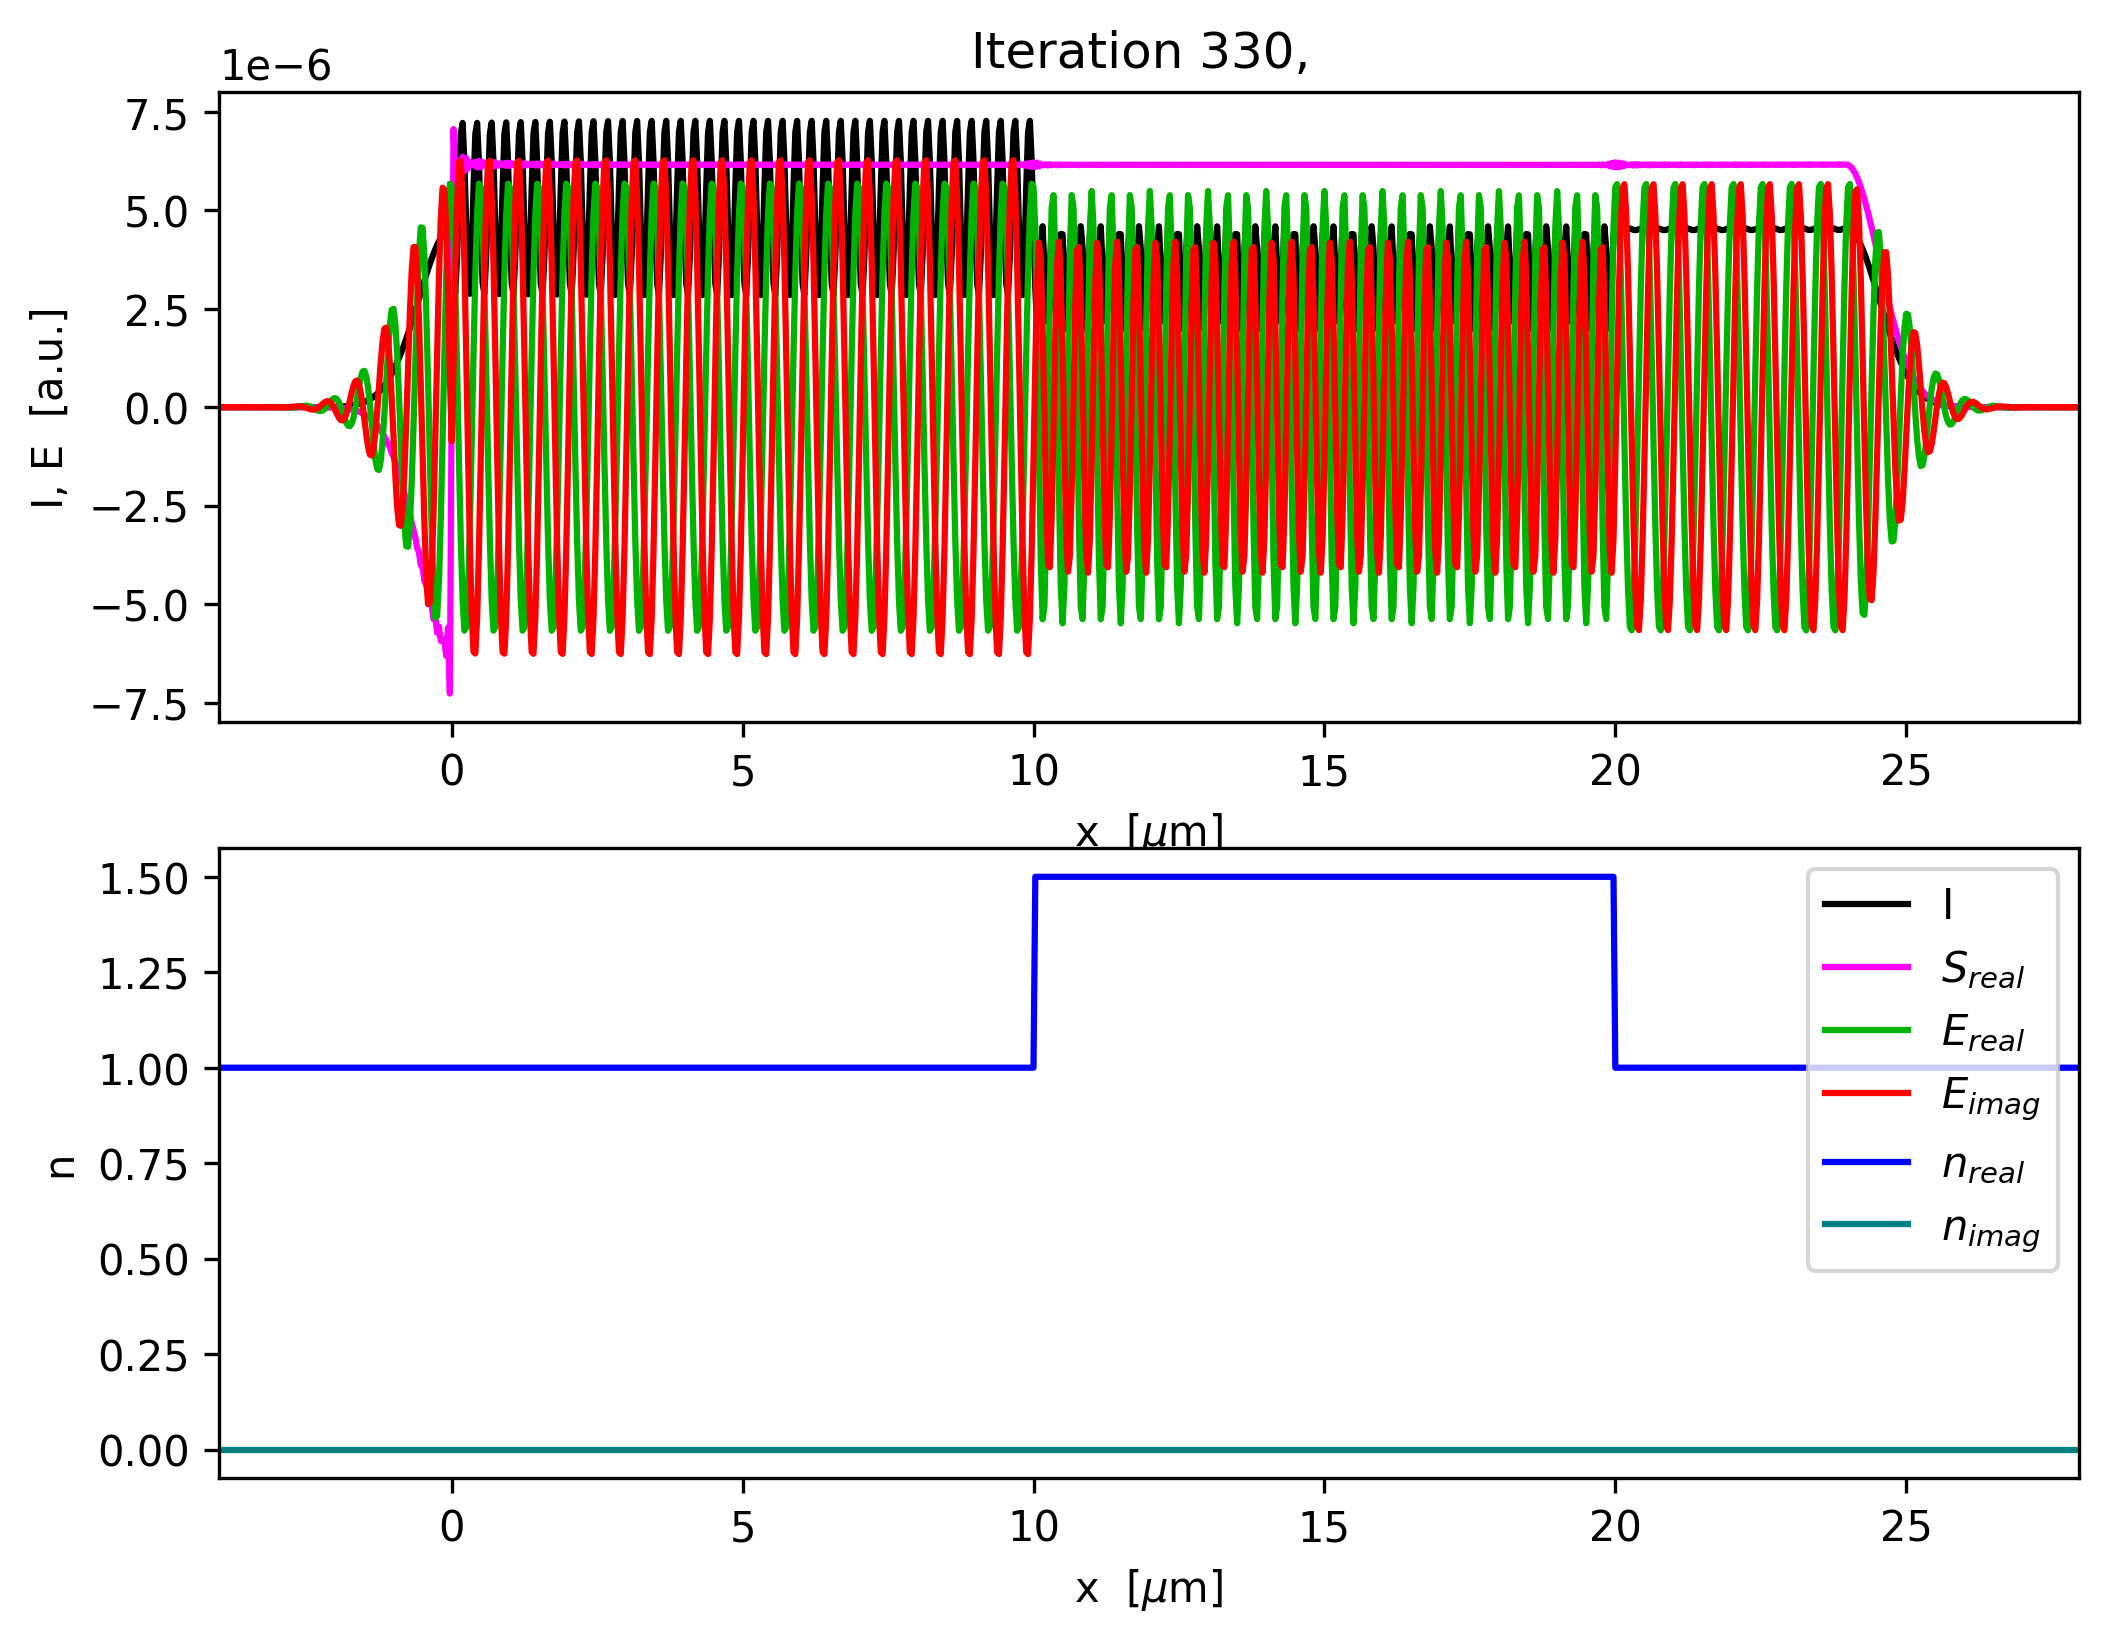

Python code for this plot:
import sys
import os
sys.path.append(os.path.dirname(os.getcwd()))  # sometimes required to run the notebook
import macromax
import numpy as np
import matplotlib.pyplot as plt

wavelength = 500e-9
source_polarization = np.array([0, 1, 0])[:, np.newaxis]  # y-polarized

# Set the sampling grid
nb_samples = 1024
sample_pitch = wavelength / 16  # overkill, just for display purposes 
x_range = sample_pitch * np.arange(nb_samples) - 4e-6

# define the medium
refractive_index = np.ones(len(x_range), dtype=np.complex64)
# define an absorbing boundary
absorbing_bound = macromax.bound.LinearBound(x_range, thickness=4e-6, max_extinction_coefficient=0.5)
# glass has a refractive index of about 1.5, also permittivity and/or permeability can be specified instead
refractive_index[(x_range >= 10e-6) & (x_range < 20e-6)] = 1.5

# point source at 0
current_density = np.abs(x_range) < sample_pitch / 2  # A single voxel with j = 1 A / m^2
current_density = source_polarization * current_density

# The actual work is done here!
solution = macromax.solve(x_range, vacuum_wavelength=wavelength, current_density=current_density,
                          refractive_index=refractive_index, bound=absorbing_bound)

fig, ax = plt.subplots(2, 1, frameon=False, figsize=(8, 6))

x_range = solution.grid[0]  # coordinates
E = solution.E[1, :]  # Electric field
H = solution.H[2, :]  # Magnetizing field
S = solution.S[0, :]  # Poynting vector
f = solution.f[0, :]  # Optical force
field_to_display = E  # The source is polarized along this dimension
max_val_to_display = np.maximum(np.amax(np.abs(field_to_display)), np.finfo(field_to_display.dtype).eps)  # avoid /0
poynting_normalization = np.amax(np.abs(S)) / max_val_to_display
ax[0].plot(x_range * 1e6, np.abs(field_to_display)**2 / max_val_to_display, color=[0, 0, 0])[0]
ax[0].plot(x_range * 1e6, np.real(S) / poynting_normalization, color=[1, 0, 1])[0]
ax[0].plot(x_range * 1e6, np.real(field_to_display), color=[0, 0.7, 0])[0]
ax[0].plot(x_range * 1e6, np.imag(field_to_display), color=[1, 0, 0])[0]
figure_title = "Iteration %d, " % solution.iteration
ax[0].set_title(figure_title)
ax[0].set_xlabel("x  [$\mu$m]")
ax[0].set_ylabel("I, E  [a.u.]")
ax[0].set_xlim(x_range[[0, -1]] * 1e6)

ax[1].plot(x_range[-1] * 2e6, 0, color=[0, 0, 0], label='I')
ax[1].plot(x_range[-1] * 2e6, 0, color=[1, 0, 1], label='$S_{real}$')
ax[1].plot(x_range[-1] * 2e6, 0, color=[0, 0.7, 0], label='$E_{real}$')
ax[1].plot(x_range[-1] * 2e6, 0, color=[1, 0, 0], label='$E_{imag}$')
ax[1].plot(x_range * 1e6, refractive_index.real, color=[0, 0, 1], label='$n_{real}$')
ax[1].plot(x_range * 1e6, refractive_index.imag, color=[0, 0.5, 0.5], label='$n_{imag}$')
ax[1].set_xlabel('x  [$\mu$m]')
ax[1].set_ylabel('n')
ax[1].set_xlim(x_range[[0, -1]] * 1e6)
ax[1].legend(loc='upper right')

plt.tight_layout()
plt.show()
# save the figure
fig.savefig('macromax_1d.png', dpi=300, bbox_inches='tight')
